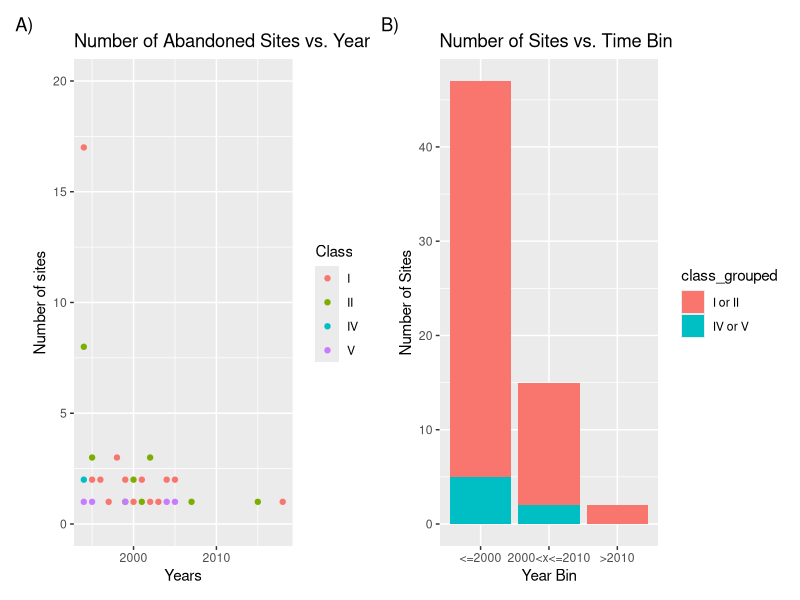

Write the R code that produced this figure.
library(tidyverse)
library(readxl)
library(patchwork)

July_2023_Hazardous_Site_Inventory <- read_excel("July-2023-Hazardous-Site-Inventory.xlsx")

filt <- July_2023_Hazardous_Site_Inventory %>%
  filter(`Investigation/ Cleanup Funding` == "A")

filt <- filt %>%
  separate_wider_delim(`List Date`, delim = "-", names = c("y","m","d"))

filt$y <- as.numeric(filt$y)

f1 <- filt %>%
  group_by(y, Class) %>%
  count() %>%
  ggplot(aes(x = y, y = n, color = Class))+
  geom_point() +
  labs(title = "Number of Abandoned Sites vs. Year", y = "Number of sites", x = "Years") +
  ylim(c(0,20))

filt$bin <- ">2010"
filt$bin[filt$y <= 2010] <- "2000<x<=2010"
filt$bin[filt$y <= 2000] <- "<=2000"

filt$class_grouped <- NA

filt$class_grouped[filt$Class == "I"] <- "I or II"
filt$class_grouped[filt$Class == "II"] <- "I or II"
filt$class_grouped[filt$Class == "IV"] <- "IV or V"
filt$class_grouped[filt$Class == "V"] <- "IV or V"

f2 <- filt %>%
  group_by(class_grouped, bin) %>%
  count() %>%
  ggplot(aes(x = factor(bin, levels = c("<=2000", "2000<x<=2010", ">2010")), y = n, fill = class_grouped)) +
  geom_col() +
  labs(title = "Number of Sites vs. Time Bin",
       y = "Number of Sites",
       x = "Year Bin")
  
sum <- f1 + f2 + plot_annotation(tag_levels = "A", tag_suffix = ")")

ggsave("Note.png", sum, width = 10, height = 5)
